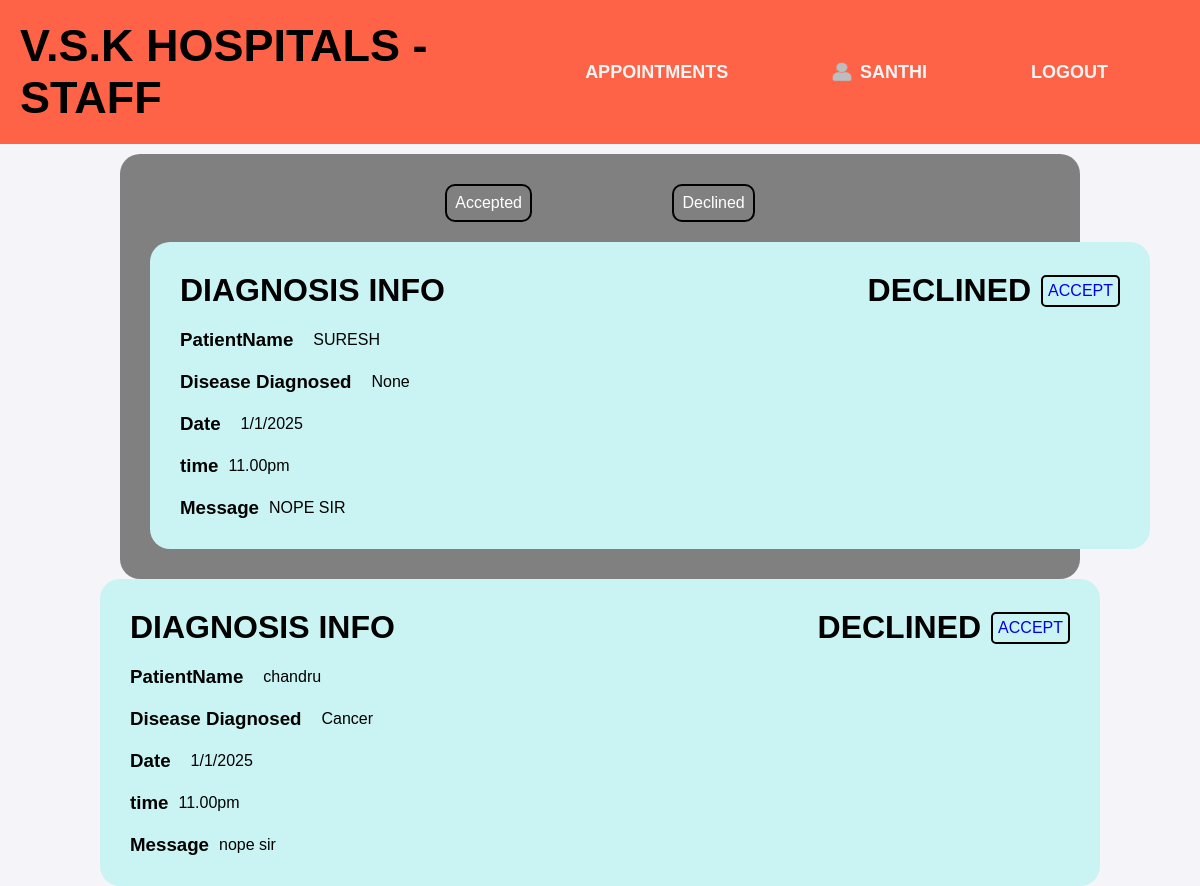
Screenshot of /staff/Declined (signed in) with the database file from the repository.
### app1/models.py (models this page shows)
class Decline_Model(models.Model):
    patient_name = models.CharField(max_length=100)
    disease_diagnosed = models.CharField(max_length=255)
    date = models.CharField(max_length=200)
    time = models.CharField(max_length=100)
    message_to_doctor = models.TextField()
    doctor = models.CharField(max_length=10)

### staff/views.py (the view)
# urls.py: path('Declined',views.Declined,name='Declined'),
def Declined(request):
    a = Decline_Model.objects.all()
    return render(request,'declined2.html', {'data':a})

### staff/templates/declined2.html
{% extends 'main2.html' %}
{% block code %}
<div class="mycase">
    <div class="appnav">
        <div class="accept">
            <a href="{% url 'Acceptedd' %}">Accepted</a>
        </div>
        <div class="decline">
            <a href="{% url 'Declinedd' %}">Declined</a>
    </div>
</div>
    {% for i in data %}
    <div class="mycasecontainer">
        <div class="edit">
            <h1>DIAGNOSIS INFO</h1>
            <div class="double">
            <h1>DECLINED</h1>
            <a href="{% url 'recover_Acceptd' i.id %}">ACCEPT</a>
        </div>
            </div>
        <div class="row">
            <h3>PatientName</h3>
            {{i.patient_name}}
        </div>
            <div class="row">
                <h3>Disease Diagnosed </h3>
            {{i.disease_diagnosed}}
        </div>
        <div class="row">
            <h3>Date</h3>
            {{i.date}}
        </div>
        <div class="rows">
            <h3>time</h3>
            {{i.time}}
        </div>
            <div class="rows">
                <h3>Message</h3>
            {{i.message_to_doctor}}
        </div>
        </div>
        </div>
    {% endfor%}
{% endblock code %}

### static/style.css (style rules this page uses)
* { margin: 0; padding: 0; box-sizing: border-box; }
body { font-family: Arial, sans-serif; background-color: #f5f5f5; }
.double { display: flex; justify-content: center; align-items: center; column-gap: 10px; }
.mycase { margin: auto; max-width: 80%; height:fit-content; background-color:grey; margin-top: 10px; padding: 30px; display: flex; flex-direction: column; justify-content:center; align-items:center; row-gap: 20px; border-radius: 20px; }
.mycasecontainer { position: relative; margin: auto; width:1000px; height:fit-content; padding: 30px; display: flex; flex-direction: column; justify-content: start; align-items:start; background-color: rgb(202, 243, 243); border-radius: 20px; row-gap: 20px; }
.row { display: flex; justify-content: center; align-items: center; column-gap: 20px; }
.rows { display: flex; justify-content: center; align-items: center; column-gap: 10px; }
a { text-decoration: none; }
body { font-family: Arial, sans-serif; background-color: #f4f4f9; margin: 0; padding: 0; }

### rows the page displays
Decline_Model: patient_name "SURESH", disease_diagnosed "None", date "1/1/2025", time "11.00pm", message_to_doctor "NOPE SIR"
Decline_Model: patient_name "chandru", disease_diagnosed "Cancer", date "1/1/2025", time "11.00pm", message_to_doctor "nope sir"

### other values shown
{{ request.session.staff_name }} "SANTHI"
